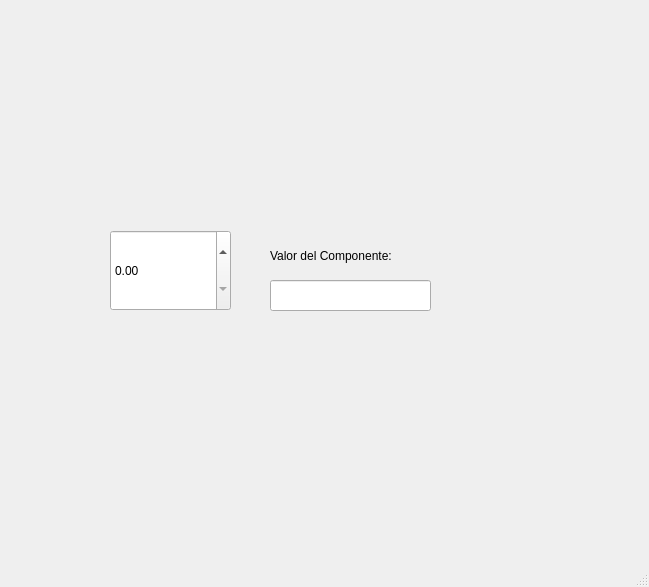
<?xml version="1.0" encoding="UTF-8"?>
<ui version="4.0">
 <class>MainWindow</class>
 <widget class="QMainWindow" name="MainWindow">
  <property name="geometry">
   <rect>
    <x>0</x>
    <y>0</y>
    <width>649</width>
    <height>587</height>
   </rect>
  </property>
  <property name="windowTitle">
   <string>MainWindow</string>
  </property>
  <widget class="QWidget" name="centralwidget">
   <widget class="QLabel" name="label_2">
    <property name="geometry">
     <rect>
      <x>0</x>
      <y>0</y>
      <width>151</width>
      <height>131</height>
     </rect>
    </property>
    <property name="styleSheet">
     <string notr="true"/>
    </property>
    <property name="text">
     <string/>
    </property>
    <property name="pixmap">
     <pixmap resource="../Archivos/Recursos.qrc">:/Logos/Logo UAT.png</pixmap>
    </property>
    <property name="scaledContents">
     <bool>true</bool>
    </property>
   </widget>
   <widget class="QLabel" name="label_3">
    <property name="geometry">
     <rect>
      <x>500</x>
      <y>0</y>
      <width>151</width>
      <height>111</height>
     </rect>
    </property>
    <property name="styleSheet">
     <string notr="true"/>
    </property>
    <property name="text">
     <string/>
    </property>
    <property name="pixmap">
     <pixmap resource="../Archivos/Recursos.qrc">:/Logos/logo facultad de ingenieria uat.png</pixmap>
    </property>
    <property name="scaledContents">
     <bool>true</bool>
    </property>
   </widget>
   <widget class="QLabel" name="label_4">
    <property name="geometry">
     <rect>
      <x>490</x>
      <y>410</y>
      <width>151</width>
      <height>131</height>
     </rect>
    </property>
    <property name="styleSheet">
     <string notr="true"/>
    </property>
    <property name="text">
     <string/>
    </property>
    <property name="pixmap">
     <pixmap resource="../Archivos/Recursos.qrc">:/Logos/logo equipo 3.jpg</pixmap>
    </property>
    <property name="scaledContents">
     <bool>true</bool>
    </property>
   </widget>
   <widget class="QLabel" name="label_5">
    <property name="geometry">
     <rect>
      <x>270</x>
      <y>240</y>
      <width>121</width>
      <height>31</height>
     </rect>
    </property>
    <property name="text">
     <string>Valor del Componente:</string>
    </property>
   </widget>
   <widget class="QLineEdit" name="lineEdit">
    <property name="geometry">
     <rect>
      <x>270</x>
      <y>280</y>
      <width>161</width>
      <height>31</height>
     </rect>
    </property>
   </widget>
   <widget class="QDoubleSpinBox" name="doubleSpinBox">
    <property name="geometry">
     <rect>
      <x>110</x>
      <y>230</y>
      <width>121</width>
      <height>81</height>
     </rect>
    </property>
   </widget>
  </widget>
  <widget class="QMenuBar" name="menubar">
   <property name="geometry">
    <rect>
     <x>0</x>
     <y>0</y>
     <width>649</width>
     <height>21</height>
    </rect>
   </property>
  </widget>
  <widget class="QStatusBar" name="statusbar"/>
 </widget>
 <resources>
  <include location="../Archivos/Recursos.qrc"/>
 </resources>
 <connections/>
</ui>
